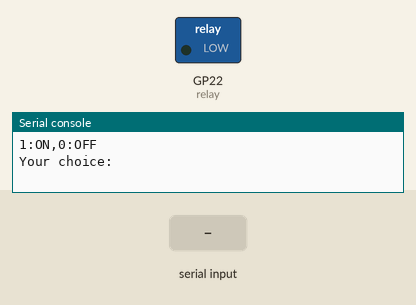
Simulated run of this program. Board: Raspberry Pi Pico running CircuitPython. Parts: switched loads named in the program (green lamp = pin HIGH), the last lines printed to the serial console. The test bench sets the inputs (shaded band).

Above: at 1.2 s.
1.3 s: "1" typed at the serial console, then Enter
At 2.5 s:
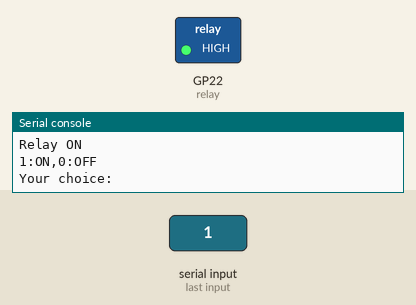
2.8 s: "0" typed at the serial console, then Enter
At 3.7 s:
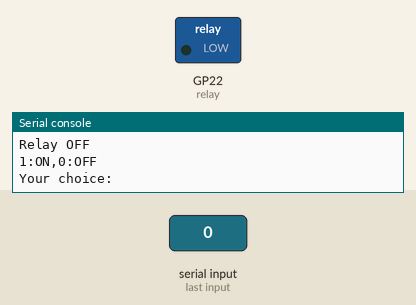
Timing chart, 0 to 5.8 s (numbered marks = the images above; inputs shaded):
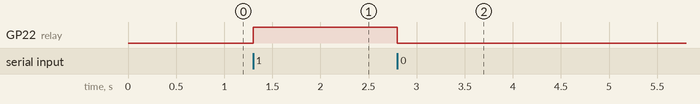

Measured:
- after the input at 1.3 s, GP22 (relay): LOW → HIGH at once
- after the input at 2.8 s, GP22 (relay): HIGH → LOW at once

The program:

14.USBRelay.py
```python
import board  # Helps us refer to the correct pins on the board.                    #type: ignore
import digitalio  # Helps us control the digital pins on the board.                 #type: ignore

# Create a digital pin object called relay.
relay = digitalio.DigitalInOut(board.GP22)
# Set the direction of the pin to OUTPUT.
relay.direction = digitalio.Direction.OUTPUT

while True:  # Create an infinite loop.
    # Ask the user to input a value.
    user_input = input("1:ON,0:OFF \nYour choice:")
    state = int(user_input)  # Convert the input to an integer.

    if state == 0:  # Check if the input is 0.
        print("Relay OFF")  # Print the message "OFF".
        relay.value = False  # Turn the relay OFF.

    elif state == 1:  # Check if the input is 1.
        print("Relay ON")  # Print the message "ON".
        relay.value = True  # Turn the relay ON.

    else:  # If the input is neither 0 nor 1.
        # Print an error message.
        print("Invalid input, Please enter 0 for OFF or 1 for ON.")
```
